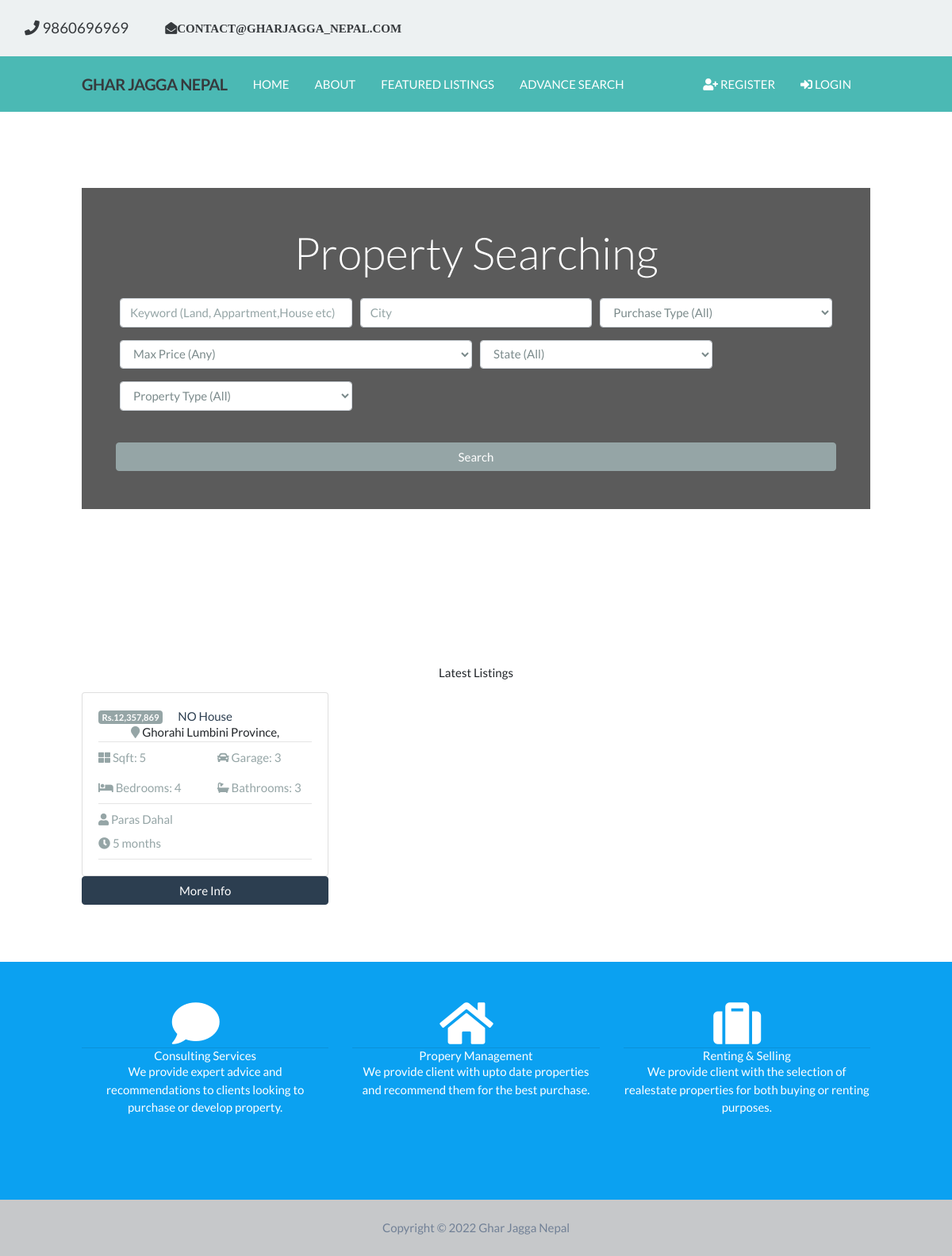
Before: / with the older database file.
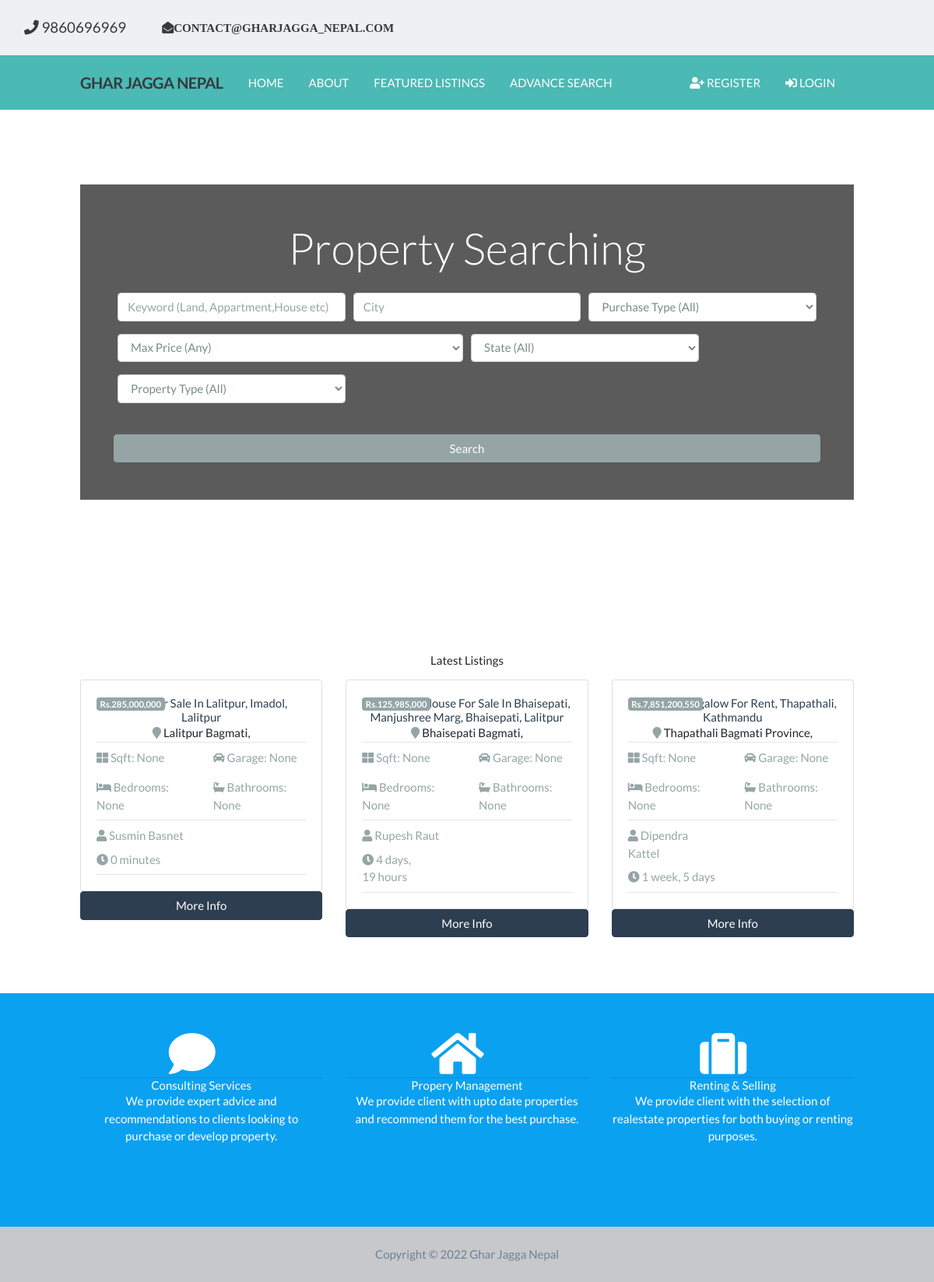
After: the same page with the newer database file.
### appartment_listing/models.py (models this page shows, shortened)
class Listings(models.Model):
    listing_id = models.AutoField(
        verbose_name='ID',
        primary_key=True,
    )
    realtor_id = models.ForeignKey(Realtors, on_delete=models.DO_NOTHING)
    listing_title = models.CharField(
        max_length=100,
        verbose_name='Title',
    )
    state = models.CharField(max_length=100, verbose_name='State')
    district = models.CharField(max_length=100, verbose_name='District')
    city = models.CharField(max_length=100, verbose_name='City')
    description = models.TextField(blank=True, verbose_name='Description')
    price = models.DecimalField(
        verbose_name='Price', max_digits=15, decimal_places=5)
    purchaseType = models.CharField(
        max_length=8, default='Buy', verbose_name='PurchaseType')
    propertyType = models.CharField(
        max_length=15, default='House', verbose_name='PropertyType')
    bedroom = models.IntegerField(
        verbose_name='Bedroom', default=None, blank=True, null=True)
    bathroom = models.IntegerField(
        verbose_name='Bathroom', default=None, blank=True, null=True)
    garage = models.IntegerField(
        verbose_name='Garage', default=None, blank=True, null=True)
    sqft = models.IntegerField(
        verbose_name='Sqft', default=None, blank=True, null=True)
    photo_main = models.ImageField(
        upload_to='photos/%Y/%m/%d/', verbose_name='Main Photo', default=None, blank=True, null=True)
    is_published = models.BooleanField(default=True, verbose_name='Published')
    list_date = models.DateTimeField(
        default=datetime.now, blank=True, verbose_name='List Date')
    class Meta():
        verbose_name = 'Listing'
        verbose_name_plural = 'Listings'

### realtor/models.py (models this page shows, shortened)
class Realtors(models.Model):
    realtor_id = models.BigAutoField(primary_key=True)
    first_name = models.CharField(
        max_length=200, verbose_name='First Name')
    last_name = models.CharField(
        max_length=200, verbose_name='Last Name')
    photo = models.ImageField(
        verbose_name='Realtor Photo', upload_to='realtor/%Y/%m/%d/')
    description = models.TextField(blank=True, verbose_name='Description')
    phone = models.CharField(max_length=50, verbose_name='Phone Number')
    email = models.EmailField(verbose_name='EMAIL')
    is_mvp = models.BooleanField(default=False, verbose_name='MVP')
    hire_date = models.DateTimeField(default=datetime.now, blank=True)
    created_at = models.DateTimeField(
        verbose_name='Created At', editable=False)
    updated_at = models.DateTimeField(
        verbose_name='Updated At', editable=False)
    class Meta:
        verbose_name = 'Realtor'
        verbose_name_plural = 'Realtors'
    def __str__(self):
        return self.first_name + ' ' + self.last_name

### main/views.py (the view)
# urls.py: path('', views.index, name='index'),
def index(request):
    title = 'Ghar Jagga Nepal | Welcome'
    template = 'main/index.html'
    listings = Listings.objects.all().order_by(
        '-list_date').filter(is_published=True)[:3]
    context = {
        'title': title,
        'listings': listings,
        'state_choices': state_choices,
        'bedroom_choices': bedroom_choices,
        'price_choices': price_choices,
        'property_choices': property_choices,
        'purchase_choices': purchase_choices,
    }
    return render(request, template, context)

### main/templates/main/index.html (shortened to what the changed rows need)
{% extends 'header/base.html' %}
{% load static %}
{% load humanize %}
{% block content %}
<section id="showcase">
  <div class="container text-center">
    <div class="home-search p-5">
      <div class="overlay p-5">
        <h1 class="display-4 mb-4">Property Searching</h1>
      </div>
    </div>
  </div>
</section>
<section id="listings" class="py-5">
  <div class="container">
    <div class="row">
      {% if listings %} {% for listing in listings %}
      <div class="col-md-6 col-lg-4 mb-4">
        <div class="card">
          <div class="card-img-overlay">
            <h2>
              <span class="badge badge-secondary text-white"
                >Rs.{{ listing.price | floatformat:0 | intcomma }}</span
              >
            </h2>
          </div>
          <div class="card-body">
            <div class="listing-heading text-center">
              <h4 class="text-primary">{{ listing.listing_title }}</h4>
              <p>
                <i class="fas fa-map-marker text-secondary"></i>
                {{ listing.city }} {{ listing.state }}, {{ listing.zipcode }}
              </p>
            </div>
            <hr />
            <div class="row py-2 text-secondary">
              <div class="col-6">
                <i class="fas fa-th-large"></i> Sqft: {{ listing.sqft }}
              </div>
              <div class="col-6">
                <i class="fas fa-car"></i> Garage: {{ listing.garage }}
              </div>
            </div>
            <div class="row py-2 text-secondary">
              <div class="col-6">
                <i class="fas fa-bed"></i> Bedrooms: {{ listing.bedroom }}
              </div>
              <div class="col-6">
                <i class="fas fa-bath"></i> Bathrooms: {{ listing.bathroom }}
              </div>
            </div>
            <hr />
            <div class="row py-2 text-secondary">
              <div class="col-6">
                <i class="fas fa-user"></i> {{ listing.realtor_id }}
              </div>
            </div>
            <div class="row text-secondary pb-2">
              <div class="col-6">
                <i class="fas fa-clock"></i> {{ listing.list_date | timesince }}
              </div>
            </div>
            <hr />
          </div>
        </div>
        <a
              href="{% url 'listing:detail' listing.listing_id %}"
              class="btn btn-primary btn-block"
              >More Info</a
            >
      </div>
      {% endfor %} {% endif %}
    </div>
  </div>
</section>
{% endblock %}

Changed rows visible on the page:
no longer on this page (row edited): Listings: price "12,357,869", listing_title "NO House", city "Ghorahi", state "Lumbini Province", sqft "5", garage "3", bedroom "4", bathroom "3", realtor_id "Paras Dahal", list_date "5 months"
added Listings: price "285,000,000", listing_title "House For Sale In Lalitpur, Imadol, Lalitpur", city "Lalitpur", state "Bagmati", sqft "None", garage "None", bedroom "None", bathroom "None", realtor_id "Susmin Basnet", list_date "0 minutes"
added Listings: price "125,985,000", listing_title "Brand New House For Sale In Bhaisepati, Manjushree Marg, Bhaisepati, Lalitpur", city "Bhaisepati", state "Bagmati", sqft "None", garage "None", bedroom "None", bathroom "None", realtor_id "Rupesh Raut", list_date "4 days, 19 hours"
added Listings: price "7,851,200,550", listing_title "Beautiful Bungalow For Rent, Thapathali, Kathmandu", city "Thapathali", state "Bagmati Province", sqft "None", garage "None", bedroom "None", bathroom "None", realtor_id "Dipendra Kattel", list_date "1 week, 5 days"
